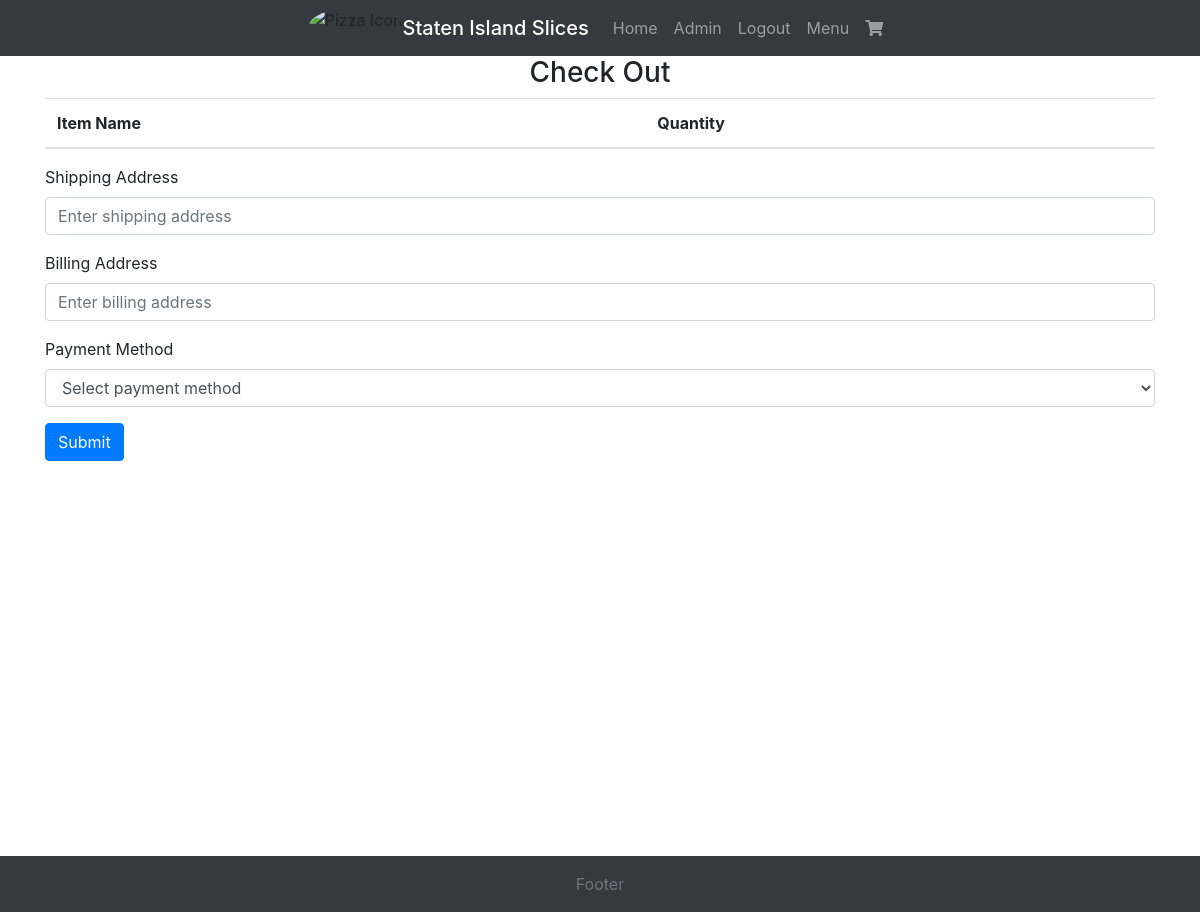
The app's page /checkout (signed in), older data.
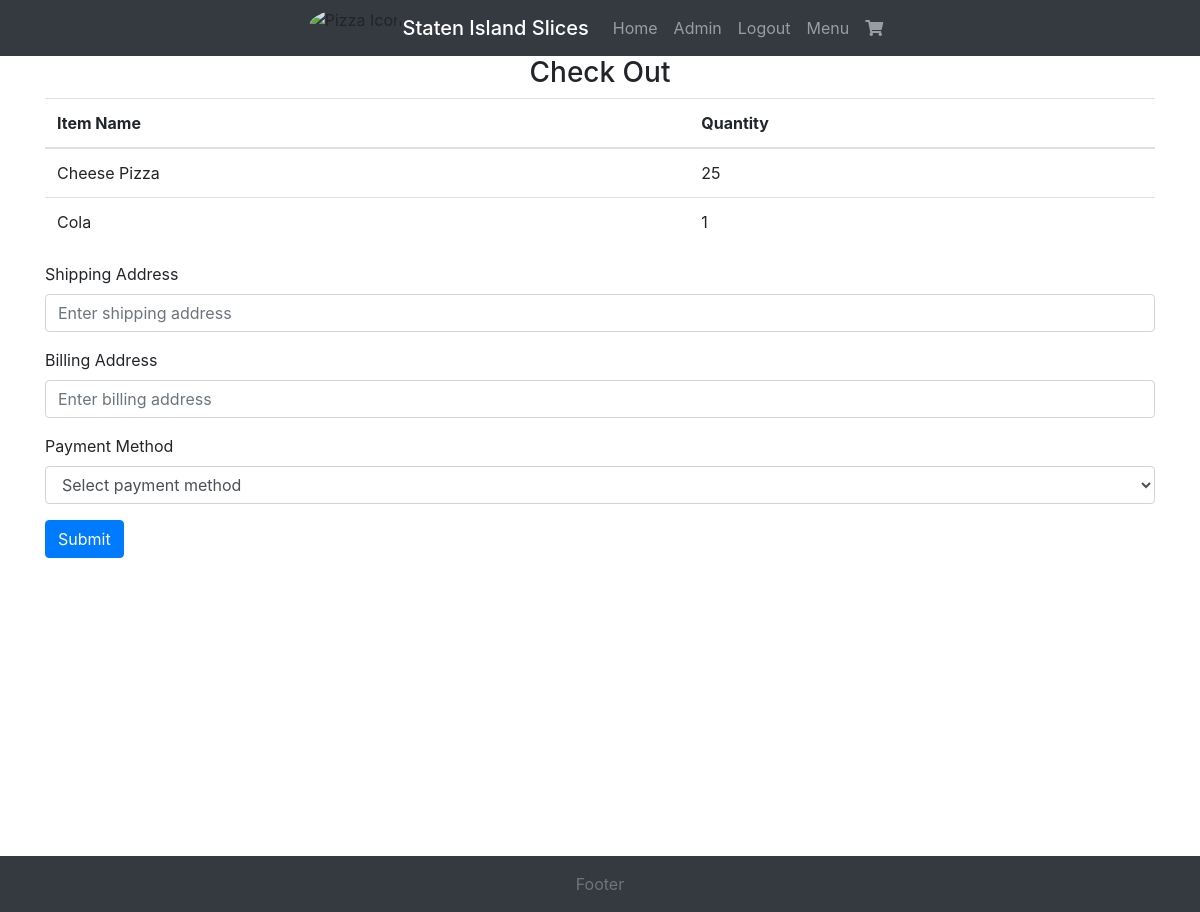
The same page, newer data.
### Website/models.py (models this page shows, shortened)
class Item(db.Model):
    id = db.Column(db.Integer, primary_key=True)
    name = db.Column(db.String(255))
    price = db.Column(db.Float)
    calories = db.Column(db.Integer)

### Website/auth.py (the view)
@auth.route("/checkout")
def checkout():
    cart_items = Cart.query.filter_by(user_id=current_user.id).all()
    cart = []
    for cart_item in cart_items:
        item = Item.query.get(cart_item.cartItem_id)
        if item:
            cart.append({"item_name": item.name, "quantity": cart_item.quantity})
    return render_template("checkout.html", cart=cart, user=current_user)

### Website/__init__.py (called while the page is built)
def create_app():
    app = Flask(__name__)
    app.config["SECRET_KEY"] = "hjshjhdjah kjshkjdhjs"
    app.config["SQLALCHEMY_DATABASE_URI"] = f"sqlite:///{DB_NAME}"
    db.init_app(app)
    from .views import views
    from .auth import auth
    app.register_blueprint(views, url_prefix="/")
    app.register_blueprint(auth, url_prefix="/")
    from .models import Invoice, Item, Cart, User
    with app.app_context():
        db.create_all()
    login_manager = LoginManager()
    login_manager.login_view = "auth.login"
    login_manager.init_app(app)
    @login_manager.user_loader
    def load_user(id):
        return User.query.get(int(id))
    return app

### Website/templates/checkout.html (shortened to what this page needs)
{% extends "base.html" %} {% block title %}Checkout{% endblock %} {% block
content %}
<form method="POST">
  <h3 align="center">Check Out</h3>
  <table class="table">
    <thead>
      <tr>
        <th>Item Name</th>
        <th>Quantity</th>
      </tr>
    </thead>
    <tbody>
      {% for cart_item in cart %}
      <tr>
        <td>{{ cart_item["item_name"] }}</td>
        <td>{{ cart_item["quantity"] }}</td>
      </tr>
      {% endfor %}
    </tbody>
  </table>
  <div class="form-group">
    <label for="shipping-address">Shipping Address</label>
    <input
      type="text"
      class="form-control"
      id="shipping-address"
      name="shipping-address"
      placeholder="Enter shipping address"
      required
    />
  </div>
  <div class="form-group">
    <label for="billing-address">Billing Address</label>
    <input
      type="text"
      class="form-control"
      id="billing-address"
      name="billing-address"
      placeholder="Enter billing address"
      required
    />
  </div>
  <div class="form-group">
    <label for="payment-method">Payment Method</label>
    <select
      class="form-control"
      id="payment-method"
      name="payment-method"
      required
    >
      <option value="">Select payment method</option>
    </select>
  </div>
  <button type="submit" class="btn btn-primary">Submit</button>
</form>
{% endblock %}

Row changes from the older to the newer data that the page shows:
now on this page (row unchanged): Item: item_name "Cheese Pizza", quantity "25"
added Item: item_name "Cola", quantity "1"
